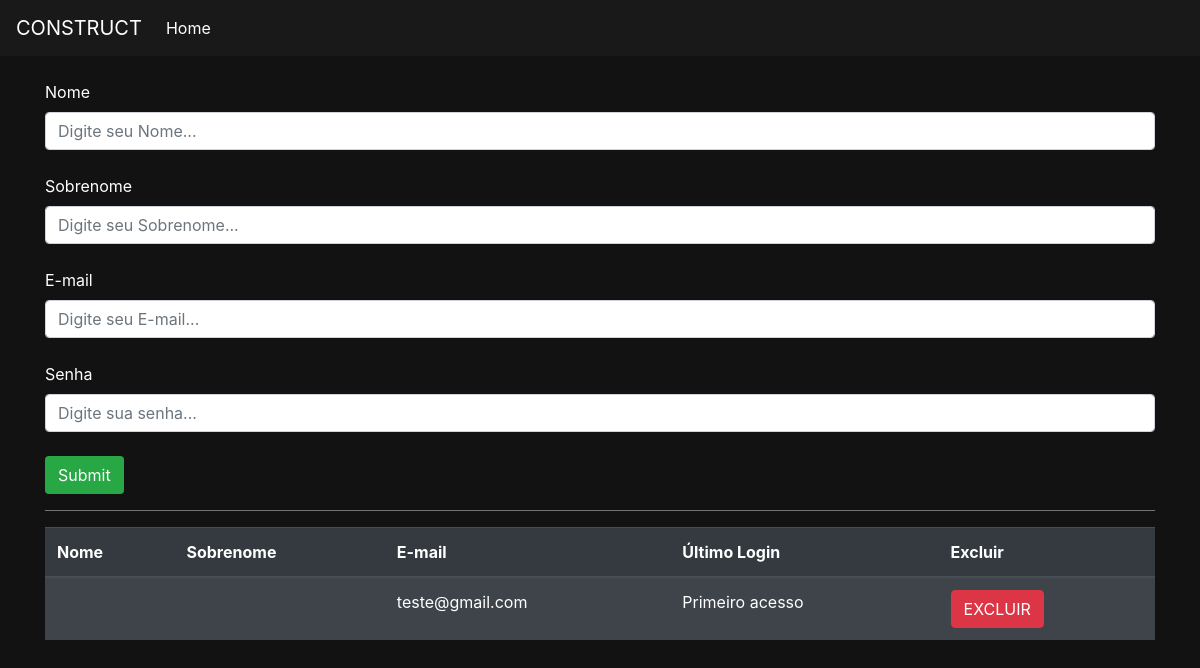
The page /auth/cadastrar_vendedor/ on the database as committed earlier.
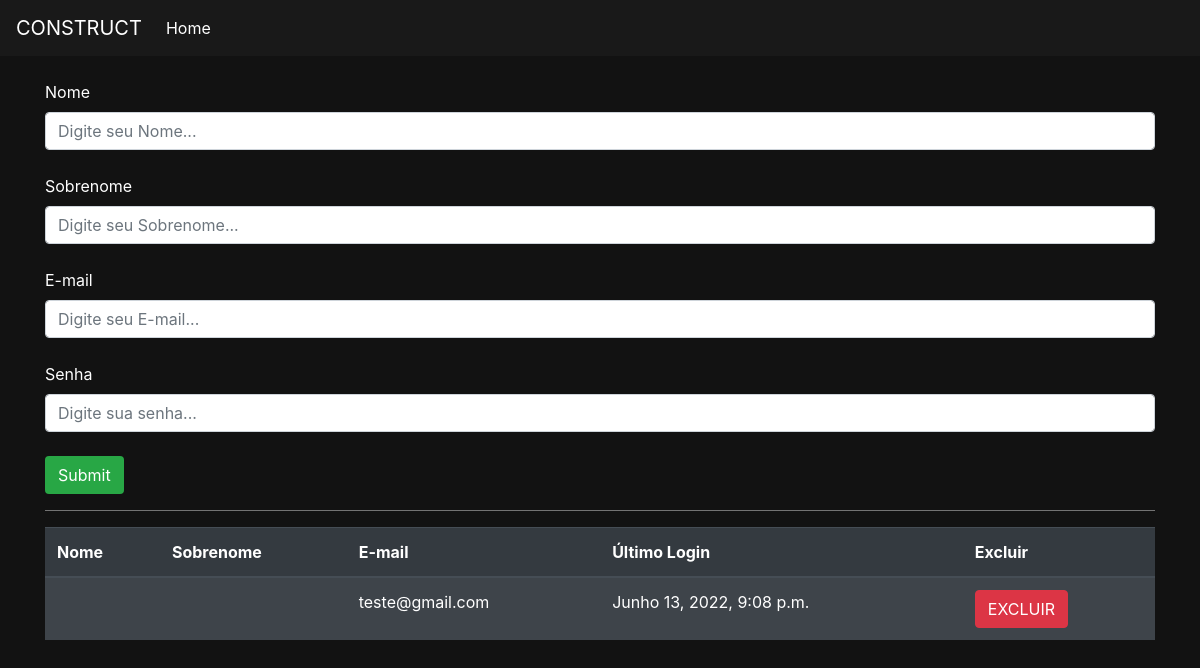
The same page on the database as committed later.
### usuarios/models.py (models this page shows)
class Users(AbstractUser):
  choices_cargo = (('V', 'Vendedor'),
                   ('G', 'Gerente'))
  cargo = models.CharField(max_length=1, choices=choices_cargo)

### usuarios/views.py (the view, shortened to what this page needs)
# urls.py: path('cadastrar_vendedor/', views.cadastrar_vendedor, name="cadastrar_vendedor"),
@has_permission_decorator('cadastrar_vendedor')
def cadastrar_vendedor(request):
  if request.method == "GET":
    vendedores = Users.objects.filter(cargo = "V")
    return render(request, 'cadastrar_vendedor.html', {'vendedores': vendedores})

### usuarios/templates/cadastrar_vendedor.html (shortened to what this page needs)
{% extends 'base.html' %}
{% block 'body' %}
  <div class="container">
    <form action="{% url 'cadastrar_vendedor' %}" method="POST">{% csrf_token %}
      <br>
      <label>Nome</label>
      <input type="text" placeholder="Digite seu Nome..." name="nome" class="form-control">
      <br>
      <label>Sobrenome</label>
      <input type="text" placeholder="Digite seu Sobrenome..." name="sobrenome" class="form-control">
      <br>
      <label>E-mail</label>
      <input type="email" placeholder="Digite seu E-mail..." name="email" class="form-control">
      <br>
      <label>Senha</label>
      <input type="password" placeholder="Digite sua senha..." name="senha" class="form-control">
      <br>
      <input type="submit" class="btn badge-success">
    </form>
    <hr class="bg-hr">
      <table class="table table-striped table-dark">
        <thead>
          <tr>
            <th scope="col">Nome</th>
            <th scope="col">Sobrenome</th>
            <th scope="col">E-mail</th>
            <th scope="col">Último Login</th>
            <th scope="col">Excluir</th>
          </tr>
        </thead>
        <tbody>
          {% for vendedor in vendedores %}
            <tr>
              <th>{{vendedor.first_name}}</th>
              <td>{{vendedor.last_name}}</td>
              <td>{{vendedor.email}}</td>
              <td>{% if not vendedor.last_login %}
                    Primeiro acesso
                  {% else %}
                    {{vendedor.last_login}}
                  {% endif %}
              </td>
              <td><a href="{% url 'excluir_usuario' vendedor.id %}" class="btn btn-danger">EXCLUIR</a></td>
          {% endfor %}
        </tbody>
      </table>
  </div>
{% endblock %}

Rows that differ between the two databases and show on the page:
changed Users "teste@gmail.com": last_login (not shown) → "Junho 13, 2022, 9:08 p.m."; no longer shows "Primeiro acesso"
